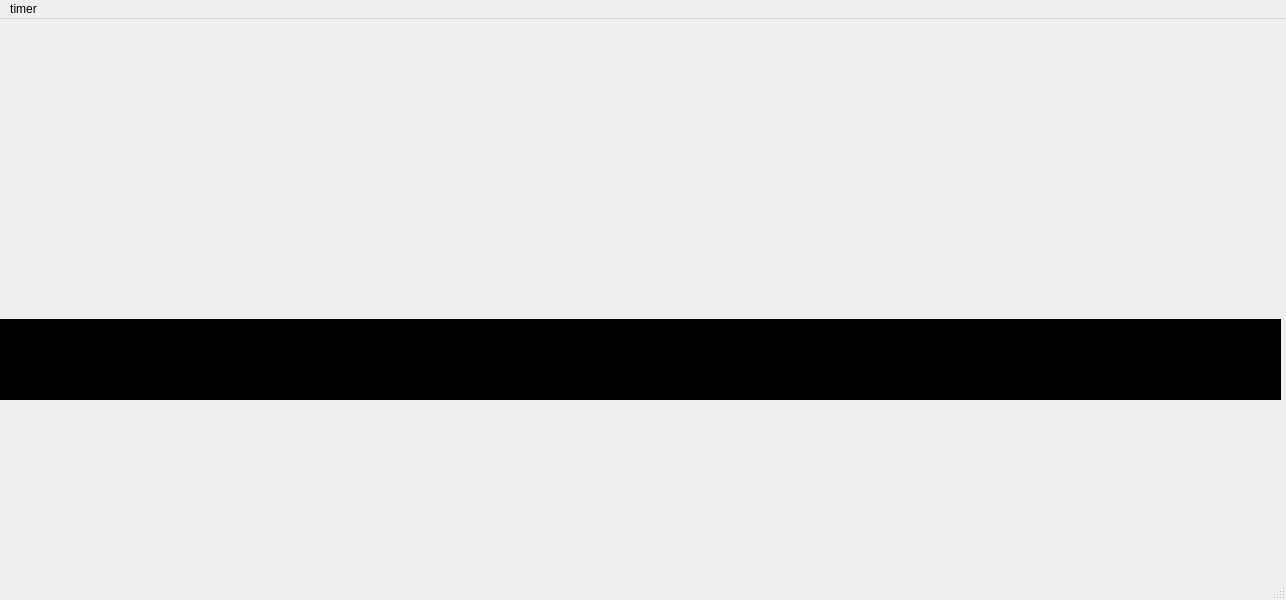
<?xml version="1.0" encoding="UTF-8"?>
<ui version="4.0">
 <class>MainWindow</class>
 <widget class="QMainWindow" name="MainWindow">
  <property name="geometry">
   <rect>
    <x>0</x>
    <y>0</y>
    <width>1286</width>
    <height>600</height>
   </rect>
  </property>
  <property name="minimumSize">
   <size>
    <width>1286</width>
    <height>600</height>
   </size>
  </property>
  <property name="maximumSize">
   <size>
    <width>1286</width>
    <height>600</height>
   </size>
  </property>
  <property name="windowTitle">
   <string>MainWindow</string>
  </property>
  <widget class="QWidget" name="centralwidget">
   <widget class="QLabel" name="label">
    <property name="geometry">
     <rect>
      <x>0</x>
      <y>250</y>
      <width>141</width>
      <height>51</height>
     </rect>
    </property>
    <property name="text">
     <string/>
    </property>
    <property name="pixmap">
     <pixmap>RIS/2.png</pixmap>
    </property>
   </widget>
   <widget class="QLabel" name="label_2">
    <property name="geometry">
     <rect>
      <x>0</x>
      <y>300</y>
      <width>1281</width>
      <height>81</height>
     </rect>
    </property>
    <property name="palette">
     <palette>
      <active>
       <colorrole role="WindowText">
        <brush brushstyle="SolidPattern">
         <color alpha="255">
          <red>255</red>
          <green>255</green>
          <blue>255</blue>
         </color>
        </brush>
       </colorrole>
       <colorrole role="Button">
        <brush brushstyle="SolidPattern">
         <color alpha="255">
          <red>0</red>
          <green>0</green>
          <blue>0</blue>
         </color>
        </brush>
       </colorrole>
       <colorrole role="Light">
        <brush brushstyle="SolidPattern">
         <color alpha="255">
          <red>0</red>
          <green>0</green>
          <blue>0</blue>
         </color>
        </brush>
       </colorrole>
       <colorrole role="Midlight">
        <brush brushstyle="SolidPattern">
         <color alpha="255">
          <red>0</red>
          <green>0</green>
          <blue>0</blue>
         </color>
        </brush>
       </colorrole>
       <colorrole role="Dark">
        <brush brushstyle="SolidPattern">
         <color alpha="255">
          <red>0</red>
          <green>0</green>
          <blue>0</blue>
         </color>
        </brush>
       </colorrole>
       <colorrole role="Mid">
        <brush brushstyle="SolidPattern">
         <color alpha="255">
          <red>0</red>
          <green>0</green>
          <blue>0</blue>
         </color>
        </brush>
       </colorrole>
       <colorrole role="Text">
        <brush brushstyle="SolidPattern">
         <color alpha="255">
          <red>255</red>
          <green>255</green>
          <blue>255</blue>
         </color>
        </brush>
       </colorrole>
       <colorrole role="BrightText">
        <brush brushstyle="SolidPattern">
         <color alpha="255">
          <red>255</red>
          <green>255</green>
          <blue>255</blue>
         </color>
        </brush>
       </colorrole>
       <colorrole role="ButtonText">
        <brush brushstyle="SolidPattern">
         <color alpha="255">
          <red>255</red>
          <green>255</green>
          <blue>255</blue>
         </color>
        </brush>
       </colorrole>
       <colorrole role="Base">
        <brush brushstyle="SolidPattern">
         <color alpha="255">
          <red>0</red>
          <green>0</green>
          <blue>0</blue>
         </color>
        </brush>
       </colorrole>
       <colorrole role="Window">
        <brush brushstyle="SolidPattern">
         <color alpha="255">
          <red>0</red>
          <green>0</green>
          <blue>0</blue>
         </color>
        </brush>
       </colorrole>
       <colorrole role="Shadow">
        <brush brushstyle="SolidPattern">
         <color alpha="255">
          <red>0</red>
          <green>0</green>
          <blue>0</blue>
         </color>
        </brush>
       </colorrole>
       <colorrole role="AlternateBase">
        <brush brushstyle="SolidPattern">
         <color alpha="255">
          <red>0</red>
          <green>0</green>
          <blue>0</blue>
         </color>
        </brush>
       </colorrole>
       <colorrole role="ToolTipBase">
        <brush brushstyle="SolidPattern">
         <color alpha="255">
          <red>255</red>
          <green>255</green>
          <blue>220</blue>
         </color>
        </brush>
       </colorrole>
       <colorrole role="ToolTipText">
        <brush brushstyle="SolidPattern">
         <color alpha="255">
          <red>0</red>
          <green>0</green>
          <blue>0</blue>
         </color>
        </brush>
       </colorrole>
       <colorrole role="PlaceholderText">
        <brush brushstyle="SolidPattern">
         <color alpha="127">
          <red>255</red>
          <green>255</green>
          <blue>255</blue>
         </color>
        </brush>
       </colorrole>
       <colorrole role="Accent">
        <brush brushstyle="SolidPattern">
         <color alpha="255">
          <red>0</red>
          <green>0</green>
          <blue>0</blue>
         </color>
        </brush>
       </colorrole>
      </active>
      <inactive>
       <colorrole role="WindowText">
        <brush brushstyle="SolidPattern">
         <color alpha="255">
          <red>255</red>
          <green>255</green>
          <blue>255</blue>
         </color>
        </brush>
       </colorrole>
       <colorrole role="Button">
        <brush brushstyle="SolidPattern">
         <color alpha="255">
          <red>0</red>
          <green>0</green>
          <blue>0</blue>
         </color>
        </brush>
       </colorrole>
       <colorrole role="Light">
        <brush brushstyle="SolidPattern">
         <color alpha="255">
          <red>0</red>
          <green>0</green>
          <blue>0</blue>
         </color>
        </brush>
       </colorrole>
       <colorrole role="Midlight">
        <brush brushstyle="SolidPattern">
         <color alpha="255">
          <red>0</red>
          <green>0</green>
          <blue>0</blue>
         </color>
        </brush>
       </colorrole>
       <colorrole role="Dark">
        <brush brushstyle="SolidPattern">
         <color alpha="255">
          <red>0</red>
          <green>0</green>
          <blue>0</blue>
         </color>
        </brush>
       </colorrole>
       <colorrole role="Mid">
        <brush brushstyle="SolidPattern">
         <color alpha="255">
          <red>0</red>
          <green>0</green>
          <blue>0</blue>
         </color>
        </brush>
       </colorrole>
       <colorrole role="Text">
        <brush brushstyle="SolidPattern">
         <color alpha="255">
          <red>255</red>
          <green>255</green>
          <blue>255</blue>
         </color>
        </brush>
       </colorrole>
       <colorrole role="BrightText">
        <brush brushstyle="SolidPattern">
         <color alpha="255">
          <red>255</red>
          <green>255</green>
          <blue>255</blue>
         </color>
        </brush>
       </colorrole>
       <colorrole role="ButtonText">
        <brush brushstyle="SolidPattern">
         <color alpha="255">
          <red>255</red>
          <green>255</green>
          <blue>255</blue>
         </color>
        </brush>
       </colorrole>
       <colorrole role="Base">
        <brush brushstyle="SolidPattern">
         <color alpha="255">
          <red>0</red>
          <green>0</green>
          <blue>0</blue>
         </color>
        </brush>
       </colorrole>
       <colorrole role="Window">
        <brush brushstyle="SolidPattern">
         <color alpha="255">
          <red>0</red>
          <green>0</green>
          <blue>0</blue>
         </color>
        </brush>
       </colorrole>
       <colorrole role="Shadow">
        <brush brushstyle="SolidPattern">
         <color alpha="255">
          <red>0</red>
          <green>0</green>
          <blue>0</blue>
         </color>
        </brush>
       </colorrole>
       <colorrole role="AlternateBase">
        <brush brushstyle="SolidPattern">
         <color alpha="255">
          <red>0</red>
          <green>0</green>
          <blue>0</blue>
         </color>
        </brush>
       </colorrole>
       <colorrole role="ToolTipBase">
        <brush brushstyle="SolidPattern">
         <color alpha="255">
          <red>255</red>
          <green>255</green>
          <blue>220</blue>
         </color>
        </brush>
       </colorrole>
       <colorrole role="ToolTipText">
        <brush brushstyle="SolidPattern">
         <color alpha="255">
          <red>0</red>
          <green>0</green>
          <blue>0</blue>
         </color>
        </brush>
       </colorrole>
       <colorrole role="PlaceholderText">
        <brush brushstyle="SolidPattern">
         <color alpha="127">
          <red>255</red>
          <green>255</green>
          <blue>255</blue>
         </color>
        </brush>
       </colorrole>
       <colorrole role="Accent">
        <brush brushstyle="SolidPattern">
         <color alpha="255">
          <red>0</red>
          <green>0</green>
          <blue>0</blue>
         </color>
        </brush>
       </colorrole>
      </inactive>
      <disabled>
       <colorrole role="WindowText">
        <brush brushstyle="SolidPattern">
         <color alpha="255">
          <red>0</red>
          <green>0</green>
          <blue>0</blue>
         </color>
        </brush>
       </colorrole>
       <colorrole role="Button">
        <brush brushstyle="SolidPattern">
         <color alpha="255">
          <red>0</red>
          <green>0</green>
          <blue>0</blue>
         </color>
        </brush>
       </colorrole>
       <colorrole role="Light">
        <brush brushstyle="SolidPattern">
         <color alpha="255">
          <red>0</red>
          <green>0</green>
          <blue>0</blue>
         </color>
        </brush>
       </colorrole>
       <colorrole role="Midlight">
        <brush brushstyle="SolidPattern">
         <color alpha="255">
          <red>0</red>
          <green>0</green>
          <blue>0</blue>
         </color>
        </brush>
       </colorrole>
       <colorrole role="Dark">
        <brush brushstyle="SolidPattern">
         <color alpha="255">
          <red>0</red>
          <green>0</green>
          <blue>0</blue>
         </color>
        </brush>
       </colorrole>
       <colorrole role="Mid">
        <brush brushstyle="SolidPattern">
         <color alpha="255">
          <red>0</red>
          <green>0</green>
          <blue>0</blue>
         </color>
        </brush>
       </colorrole>
       <colorrole role="Text">
        <brush brushstyle="SolidPattern">
         <color alpha="255">
          <red>0</red>
          <green>0</green>
          <blue>0</blue>
         </color>
        </brush>
       </colorrole>
       <colorrole role="BrightText">
        <brush brushstyle="SolidPattern">
         <color alpha="255">
          <red>255</red>
          <green>255</green>
          <blue>255</blue>
         </color>
        </brush>
       </colorrole>
       <colorrole role="ButtonText">
        <brush brushstyle="SolidPattern">
         <color alpha="255">
          <red>0</red>
          <green>0</green>
          <blue>0</blue>
         </color>
        </brush>
       </colorrole>
       <colorrole role="Base">
        <brush brushstyle="SolidPattern">
         <color alpha="255">
          <red>0</red>
          <green>0</green>
          <blue>0</blue>
         </color>
        </brush>
       </colorrole>
       <colorrole role="Window">
        <brush brushstyle="SolidPattern">
         <color alpha="255">
          <red>0</red>
          <green>0</green>
          <blue>0</blue>
         </color>
        </brush>
       </colorrole>
       <colorrole role="Shadow">
        <brush brushstyle="SolidPattern">
         <color alpha="255">
          <red>0</red>
          <green>0</green>
          <blue>0</blue>
         </color>
        </brush>
       </colorrole>
       <colorrole role="AlternateBase">
        <brush brushstyle="SolidPattern">
         <color alpha="255">
          <red>0</red>
          <green>0</green>
          <blue>0</blue>
         </color>
        </brush>
       </colorrole>
       <colorrole role="ToolTipBase">
        <brush brushstyle="SolidPattern">
         <color alpha="255">
          <red>255</red>
          <green>255</green>
          <blue>220</blue>
         </color>
        </brush>
       </colorrole>
       <colorrole role="ToolTipText">
        <brush brushstyle="SolidPattern">
         <color alpha="255">
          <red>0</red>
          <green>0</green>
          <blue>0</blue>
         </color>
        </brush>
       </colorrole>
       <colorrole role="PlaceholderText">
        <brush brushstyle="SolidPattern">
         <color alpha="127">
          <red>0</red>
          <green>0</green>
          <blue>0</blue>
         </color>
        </brush>
       </colorrole>
       <colorrole role="Accent">
        <brush brushstyle="SolidPattern">
         <color alpha="255">
          <red>0</red>
          <green>0</green>
          <blue>0</blue>
         </color>
        </brush>
       </colorrole>
      </disabled>
     </palette>
    </property>
    <property name="autoFillBackground">
     <bool>true</bool>
    </property>
    <property name="text">
     <string/>
    </property>
   </widget>
  </widget>
  <widget class="QMenuBar" name="menubar">
   <property name="geometry">
    <rect>
     <x>0</x>
     <y>0</y>
     <width>1286</width>
     <height>25</height>
    </rect>
   </property>
   <widget class="QMenu" name="menutimer">
    <property name="title">
     <string>timer</string>
    </property>
    <addaction name="actionStart"/>
    <addaction name="actionStop"/>
    <addaction name="actionExit"/>
   </widget>
   <addaction name="menutimer"/>
  </widget>
  <widget class="QStatusBar" name="statusbar"/>
  <action name="actionStart">
   <property name="text">
    <string>Start</string>
   </property>
  </action>
  <action name="actionStop">
   <property name="text">
    <string>Stop</string>
   </property>
  </action>
  <action name="actionExit">
   <property name="text">
    <string>Exit</string>
   </property>
  </action>
 </widget>
 <resources/>
 <connections/>
</ui>
